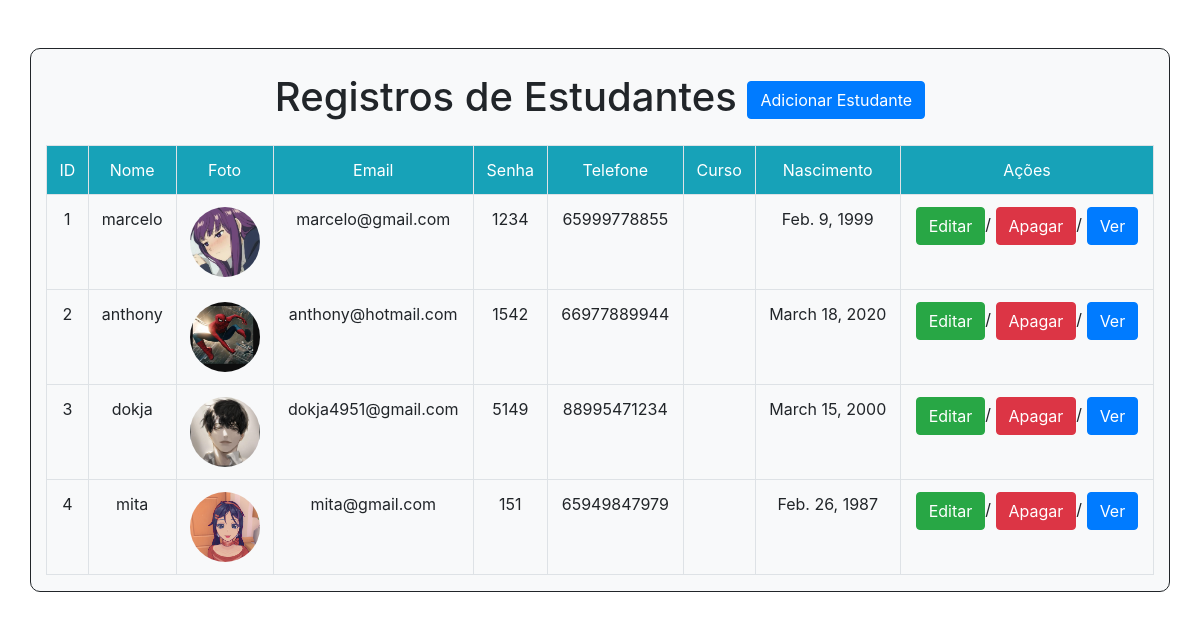
Before: / with the older database file.
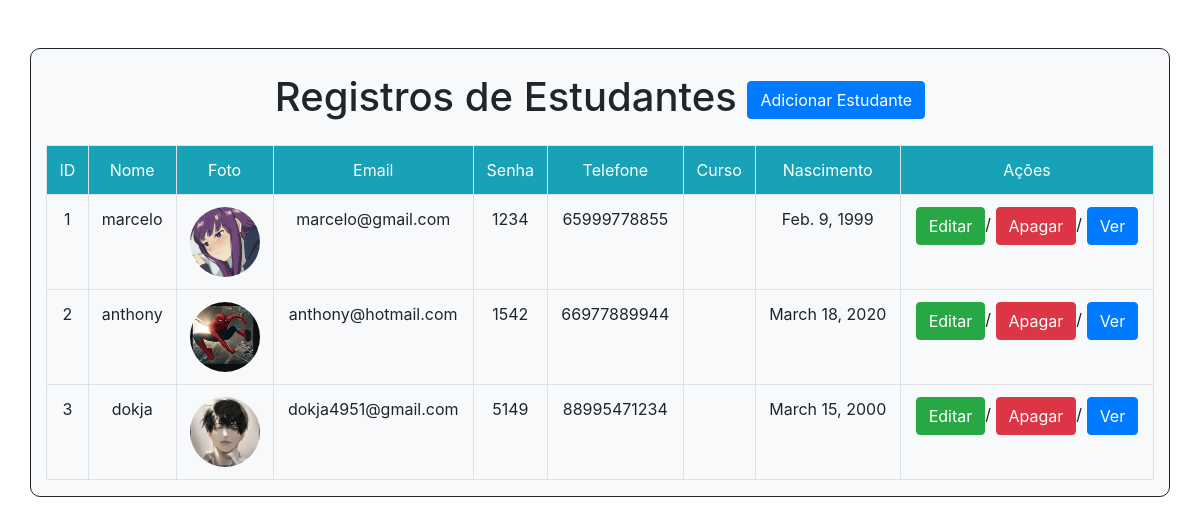
After: the same page with the newer database file.
### estudantes/models.py (models this page shows)
class Estudante(models.Model):
    nome=models.CharField(max_length=30)
    foto=models.ImageField(upload_to="fotos/estudantes",default="foto.png")
    email=models.EmailField(unique=True)
    senha=models.CharField(max_length=100)
    telefone=models.CharField(max_length=15)
    nascimento=models.DateField()

### estudantes/views.py (the view)
# urls.py: path("",views.listarEstudantes, name="listagem"),
def listarEstudantes(request):
    estudantes = Estudante.objects.all()
    dicionario = { 'registros': estudantes }
    return render(request, 'listagem.html',context=dicionario)

### estudantes/templates/listagem.html (shortened to what this page needs)
<!DOCTYPE html>
<html lang="en">
<head>
    <link rel="stylesheet" href="https://cdn.jsdelivr.net/npm/bootstrap@4.6.1/dist/css/bootstrap.min.css">
</head>
<body>
<div class="container mt-5 bg-light" style="border:1px solid ; background-color:#1111; border-radius: 10px;">
    <h1 class="m-4 text-center">Registros de Estudantes <a href="/adicionar/" class="btn btn-primary">Adicionar Estudante</a></h1>
    <table class="table table-bordered">
        <tr class="bg-info text-white text-center ">
            <td> ID  </td>
            <td> Nome </td>
            <td> Foto  </td>
            <td> Email </td>
            <td> Senha </td>
            <td> Telefone </td>
            <td> Curso</td>
            <td> Nascimento</td>
            <td> Ações </td>
        </tr>
        {% for reg in registros %}
        <tr class="text-center">
            <td>{{ forloop.counter }}</td>
            <td>{{ reg.nome }}</td>
            <td><img src="/midia/{{ reg.foto }}"class="rounded-circle" height="70px" width="70px"></td>
            <td>{{ reg.email}}</td>
            <td>{{ reg.senha}}</td>
            <td>{{ reg.telefone}}</td>
            <td>{{ reg.curso}}</td>
            <td>{{ reg.nascimento}} </td>
            <td> <a href="/editar/{{reg.id}}" class="btn btn-success">Editar</a>/
                <a href="/deletar/{{reg.id}}" class="btn btn-danger">Apagar</a>/
                <a href="/visualizar/{{reg.id}}" class="btn btn-primary">Ver</a>
            </td>
        </tr>
    {%endfor%}
    </table>
</div>
</body>
</html>

Changed rows visible on the page:
removed Estudante: nome "mita", foto (picture), email "mita@gmail.com", senha "151", telefone "65949847979", nascimento "Feb. 26, 1987"
